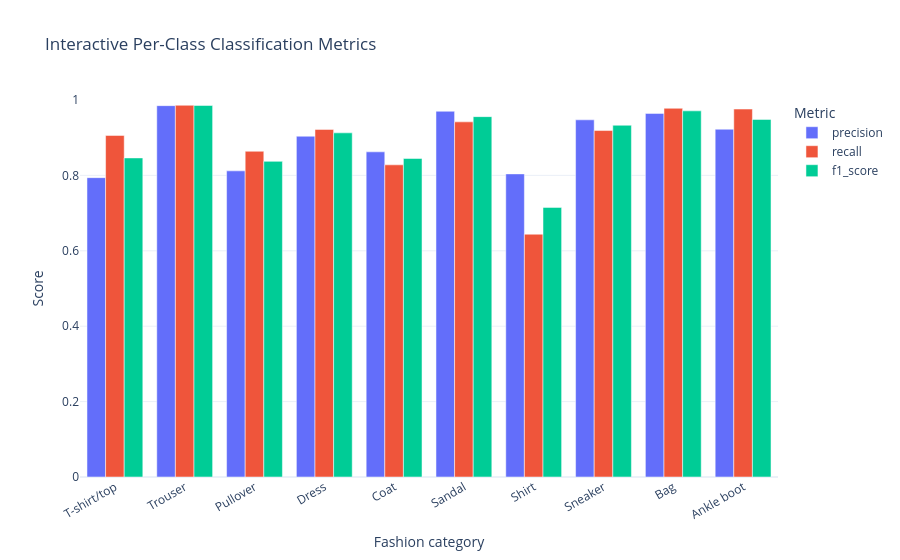

This figure's notebook cell:
### Code cell
# Interactive class-level scores using Plotly
fig_metrics = px.bar(
    metrics_long, x="class_name", y="score", color="metric", barmode="group",
    title="Interactive Per-Class Classification Metrics",
    labels={"class_name": "Fashion category", "score": "Score", "metric": "Metric"}
)
fig_metrics.update_layout(template="plotly_white", yaxis_range=[0, 1], xaxis_tickangle=-30)
fig_metrics.show()

### Figure 1 — Plotly figure (JSON) as saved in the notebook; plotly's stock layout.template omitted (floating-point values rounded to 4 significant figures)
{"data": [{"alignmentgroup": "True", "hovertemplate": "Metric=precision<br>Fashion category=%{x}<br>Score=%{y}<extra></extra>", "legendgroup": "precision", "marker": {"color": "#636efa", "pattern": {"shape": ""}}, "name": "precision", "offsetgroup": "precision", "orientation": "v", "showlegend": true, "textposition": "auto", "type": "bar", "x": ["T-shirt/top", "Trouser", "Pullover", "Dress", "Coat", "Sandal", "Shirt", "Sneaker", "Bag", "Ankle boot"], "xaxis": "x", "y": [0.794, 0.985, 0.812, 0.9039, 0.8625, 0.9701, 0.804, 0.9474, 0.9645, 0.9225], "yaxis": "y"}, {"alignmentgroup": "True", "hovertemplate": "Metric=recall<br>Fashion category=%{x}<br>Score=%{y}<extra></extra>", "legendgroup": "recall", "marker": {"color": "#EF553B", "pattern": {"shape": ""}}, "name": "recall", "offsetgroup": "recall", "orientation": "v", "showlegend": true, "textposition": "auto", "type": "bar", "x": ["T-shirt/top", "Trouser", "Pullover", "Dress", "Coat", "Sandal", "Shirt", "Sneaker", "Bag", "Ankle boot"], "xaxis": "x", "y": [0.906, 0.986, 0.864, 0.922, 0.828, 0.942, 0.644, 0.919, 0.978, 0.976], "yaxis": "y"}, {"alignmentgroup": "True", "hovertemplate": "Metric=f1_score<br>Fashion category=%{x}<br>Score=%{y}<extra></extra>", "legendgroup": "f1_score", "marker": {"color": "#00cc96", "pattern": {"shape": ""}}, "name": "f1_score", "offsetgroup": "f1_score", "orientation": "v", "showlegend": true, "textposition": "auto", "type": "bar", "x": ["T-shirt/top", "Trouser", "Pullover", "Dress", "Coat", "Sandal", "Shirt", "Sneaker", "Bag", "Ankle boot"], "xaxis": "x", "y": [0.8463, 0.9855, 0.8372, 0.9129, 0.8449, 0.9559, 0.7152, 0.933, 0.9712, 0.9485], "yaxis": "y"}], "layout": {"barmode": "group", "legend": {"title": {"text": "Metric"}, "tracegroupgap": 0}, "title": {"text": "Interactive Per-Class Classification Metrics"}, "xaxis": {"anchor": "y", "domain": [0, 1], "tickangle": -30, "title": {"text": "Fashion category"}}, "yaxis": {"anchor": "x", "domain": [0, 1], "range": [0, 1], "title": {"text": "Score"}}}}
